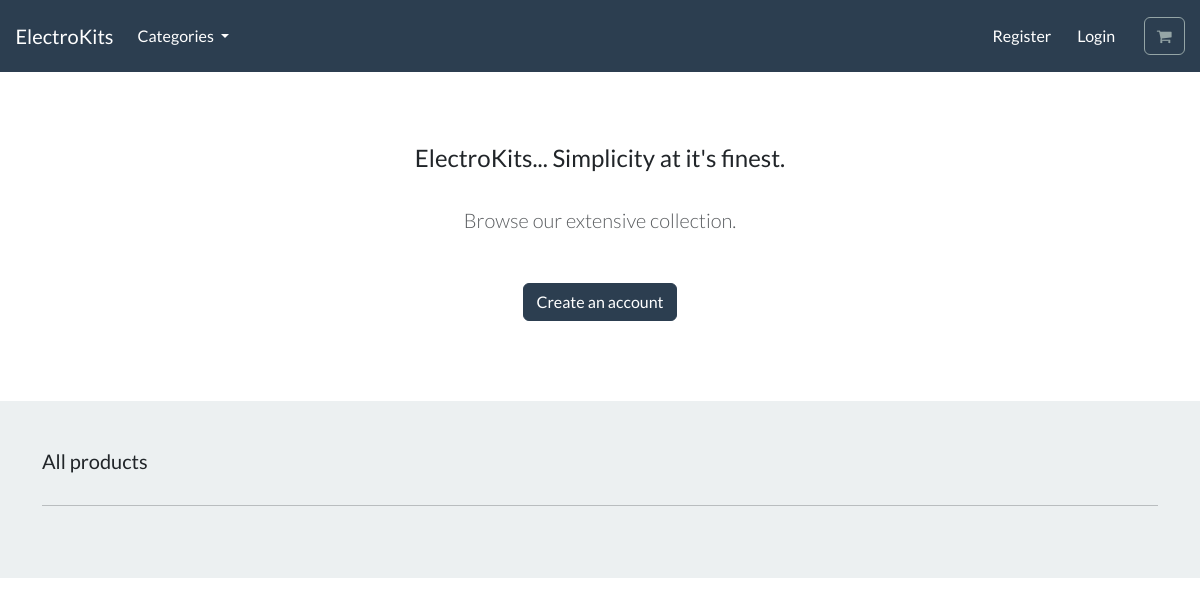
Before: / with the older database file.
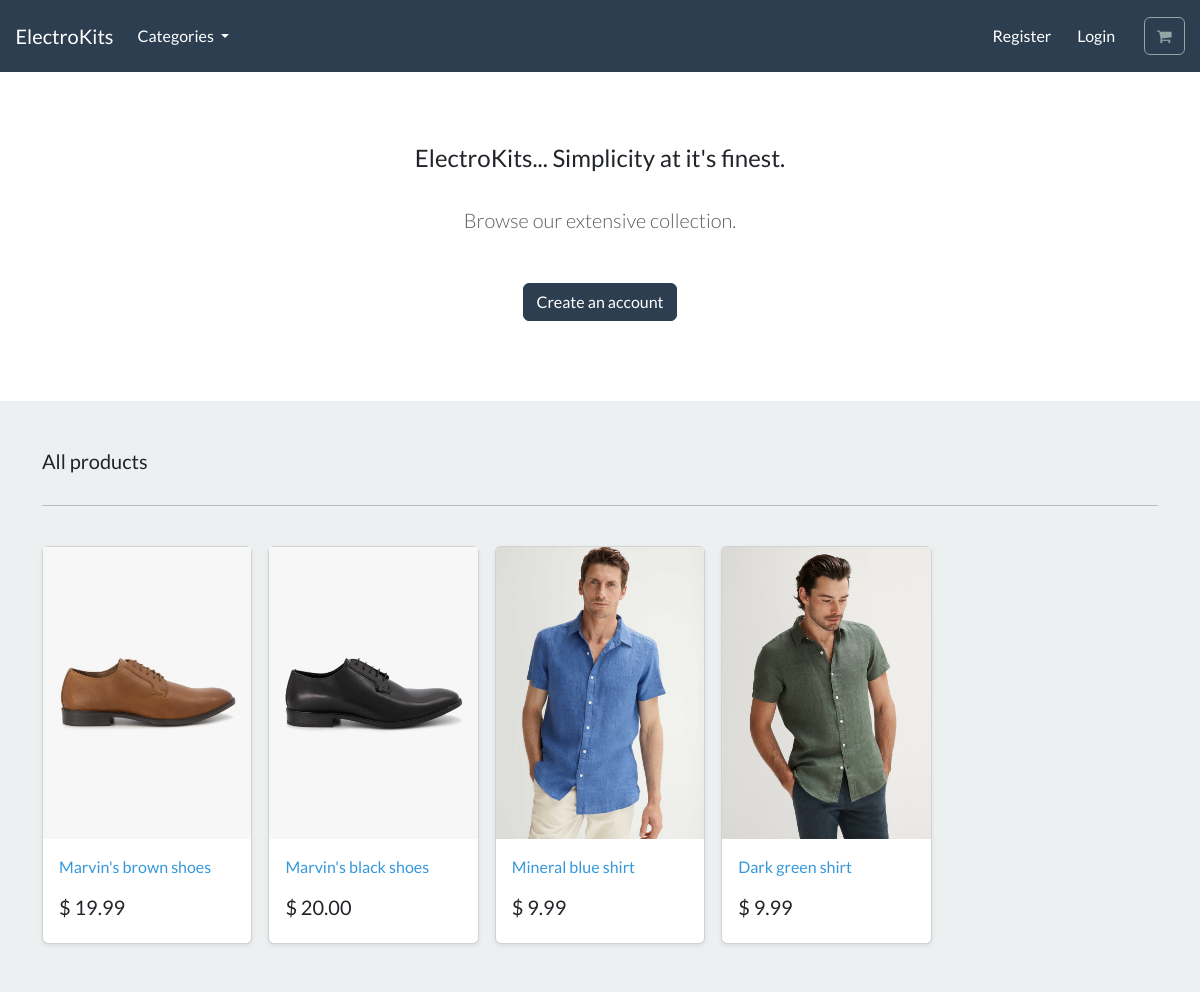
After: the same page with the newer database file.
### store/models.py (models this page shows, shortened)
class Product (models.Model):
	category = models.ForeignKey(Category, related_name='product', on_delete=models.CASCADE, null=True)
	title = models.CharField(max_length=250)
	brand = models.CharField(max_length=250, default='un-branded')
	description = models.TextField(blank=True)
	slug = models.SlugField(max_length=255)
	price = models.DecimalField(max_digits=4, decimal_places=2)
	image = models.ImageField(upload_to='images/', default='images/placeholder.jpg')
	class Meta:
		verbose_name_plural = 'products'

### store/views.py (the view)
# urls.py: path('', include('store.urls')),
def store(request):
    all_products = Product.objects.all()
    context = {'all_products' : all_products}
    return render(request, 'store/store.html', context)

### store/views.py (called while the page is built)
def categories(request):
    all_categories = Category.objects.all()
    return {'all_categories':all_categories}

### store/templates/store/store.html
{% extends "./base.html" %}
{% load static %}
{% block content %}
    <section class="py-4 text-center container">
        <div class="row py-lg-5">
            <div class="col-lg-6 col-md-8 mx-auto">
                <h4> ElectroKits... Simplicity at it's finest. </h4>
                <br>
                <p class="lead text-muted">
                Browse our extensive collection.
                </p>
                <br>
                <a href="#" class="btn btn-primary my-2"> Create an account </a>
            </div>
        </div>
    </section>
    <div class="album py-5 bg-light">
        <div class="container">
          <div class="pb-3 h5"> All products </div>
          <hr>
          <br>
          <div class="row row-cols-1 row-cols-sm-2 row-cols-md-5 g-3">
          {% for product in all_products %}
                <div class="col">
                <div class="card shadow-sm">
                    <img class="img-fluid" alt="Responsive image" src="{{product.image.url}}">
                    <div class="card-body">
                    <p class="card-text">
                        <a class="text-info text-decoration-none" href="">{{ product.title | capfirst }}</a>
                    </p>
                    <div class="d-flex justify-content-between align-items-center">
                        <h5> $ {{ product.price }} </h5>
                    </div>
                    </div>
                </div>
                </div>
            {% endfor %}
          </div>
        </div>
      </div>
{% endblock %}

### store/templates/store/base.html (shortened to what this page needs)
{% load static %}
<!DOCTYPE html>
<html>
    <head>
        <link rel="stylesheet" href="https://bootswatch.com/5/flatly/bootstrap.min.css">
        <link rel="stylesheet" href="https://cdnjs.cloudflare.com/ajax/libs/font-awesome/4.7.0/css/font-awesome.min.css">
    </head>
    <nav class="navbar navbar-expand-lg bg-primary justify-content-center">
        <a class="navbar-brand main-heading text-white" href="{% url 'store' %}">
        &nbsp; &nbsp; ElectroKits
        </a>
        <div class="collapse navbar-collapse" id="navbarCollapse">
            <ul class="navbar-nav me-auto mb-2 mb-md-0">
                <li class="nav-item dropdown">
                    <a class="nav-link dropdown-toggle text-white" href="#" id="navbarDropdown" role="button"
                    data-bs-toggle="dropdown" aria-expanded="false">
                        Categories
                    </a>
                </li>
            </ul>
        </div>
        <div class="collapse navbar-collapse text-center" id="navbarNavDropdown">
            <ul class="navbar-nav ms-auto">
                <li class="nav-item">
                    <a class="btn btn-alert navbar-btn text-white" type="button"  href="/"> Register </a>
                </li>
                <li class="nav-item">
                    <a class="btn btn-alert navbar-btn text-white" type="button"  href="/"> Login </a>
                </li>
                <li class="nav-item">
                    <a type="button" role="button" href="/" class="btn btn-outline-secondary">
                        <i class="fa fa-shopping-cart" aria-hidden="true"> </i>
                    </a>
                </li>
            </ul>
        </div>
    </nav>
    <body>
        {% block content %}
        {% endblock %}
    </body>
</html>

Changed rows visible on the page:
added Product: image (picture), title "Marvin's brown shoes", price "19.99"
added Product: image (picture), title "Marvin's black shoes", price "20.00"
added Product: image (picture), title "Mineral blue shirt", price "9.99"
added Product: image (picture), title "Dark green shirt", price "9.99"
